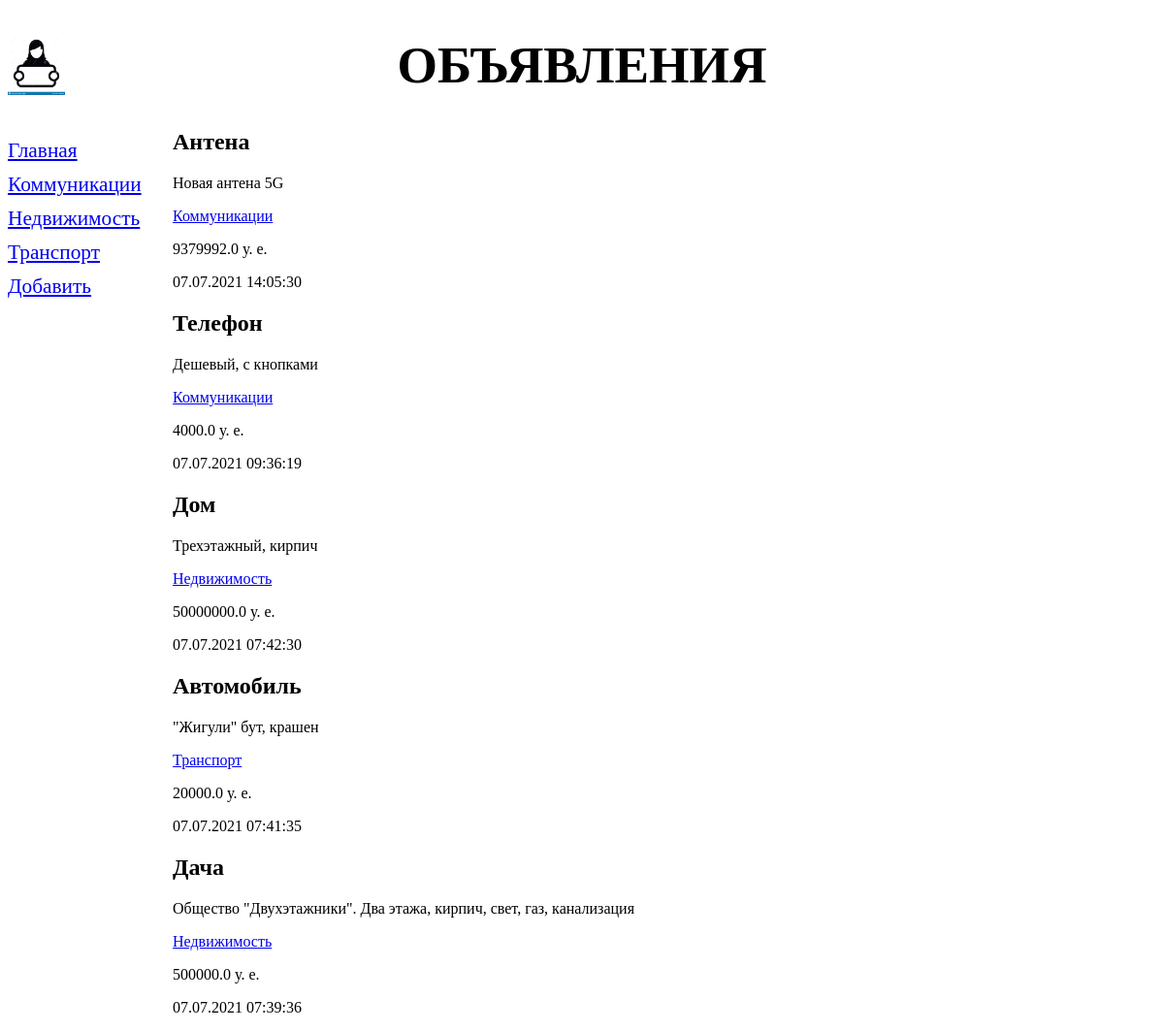
/bboard/, run on the app's committed database.
### bboard/models.py (models this page shows, shortened)
class Rubric(models.Model):
    name = models.CharField(max_length=20, db_index=True, verbose_name='Название')
    class Meta:
        verbose_name_plural = 'Рубрики'
        verbose_name = 'Рубрика'
        ordering = ['name']

class Bb(models.Model):
    title = models.CharField(max_length=50, verbose_name='Товар')
    content = models.TextField(null=True, blank=True, verbose_name='Описание')
    price = models.FloatField(null=True, blank=True, verbose_name='Цена')
    published = models.DateTimeField(auto_now_add=True, db_index=True, verbose_name='Опубликовано')
    rubric = models.ForeignKey('Rubric', null=True, on_delete=models.PROTECT, verbose_name='Рубрика')
    class Meta:
        verbose_name_plural = 'Объявления'
        verbose_name = "Объявление"
        ordering = ['-published']

### bboard/views.py (the view)
# urls.py: path('', index, name='index'),
def index(request):
    bbs = Bb.objects.all()
    rubrics = Rubric.objects.all()
    context = {'bbs': bbs, 'rubrics': rubrics}
    return render(request, 'bboard/index.html', context)

### bboard/templates/bboard/index.html
{% extends "layout/basic.html" %}
{% block content %}
{% for bb in bbs %}
<div>
    <h2>{{ bb.title }}</h2>
    <p>{{ bb.content }}</p>
    <p><a href="/bboard/{{ bb.rubric.pk }}/">{{ bb.rubric.name }}</a></p>
    <p>{{ bb.price }} у. е.</p>
    <p>{{ bb.published | date:"d.m.Y H:i:s" }}</p>
</div>
{% endfor %}
{% endblock %}

### bboard/templates/layout/basic.html (shortened to what this page needs)
{% load static %}
<!DOCTYPE html>
<html lang="en">
    <head>
        <link rel="stylesheet" type="text/css" href="{% static 'bboard/style.css' %}">
    </head>
    <body>
        <header>
            <h1>Объявления</h1>
        </header>
        <nav>
            <a href="{% url 'index' %}">Главная</a>
            {% for rubric in rubrics %}
            <a href="{% url 'by_rubric' rubric.pk %}">{{ rubric.name }}</a>
            {% endfor %}
            <a href="{% url 'add' %}">Добавить</a>
        </nav>
        <section>
            {% block content %}
            {% endblock %}
        </section>
    </body>
</html>

### bboard/static/bboard/style.css (style rules this page uses)
header h1 { font-size: 40pt; text-transform: uppercase; text-align: center; background: url("bg.jpeg") left / auto 100% no-repeat; }
nav { font-size: 16pt; width: 150px; float: left; }
nav a { display: block; margin: 10px 0px; }
section { margin-left: 170px }

### data on the page
Rubric: name "Коммуникации"
Rubric: name "Недвижимость"
Rubric: name "Транспорт"
Bb: title "Антена", content "Новая антена 5G", rubric.name "Коммуникации", price "9379992.0", published "07.07.2021 14:05:30"
Bb: title "Телефон", content "Дешевый, с кнопками", rubric.name "Коммуникации", price "4000.0", published "07.07.2021 09:36:19"
Bb: title "Дом", content "Трехэтажный, кирпич", rubric.name "Недвижимость", price "50000000.0", published "07.07.2021 07:42:30"
Bb: title "Автомобиль", content "\"Жигули\" бут, крашен", rubric.name "Транспорт", price "20000.0", published "07.07.2021 07:41:35"
Bb: title "Дача", content "Общество \"Двухэтажники\". Два этажа, кирпич, свет, газ, канализация", rubric.name "Недвижимость", price "500000.0", published "07.07.2021 07:39:36"
